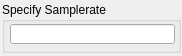
<?xml version="1.0" encoding="UTF-8"?>
<ui version="4.0">
 <class>Dialog_newValueLineedit</class>
 <widget class="QDialog" name="Dialog_newValueLineedit">
  <property name="geometry">
   <rect>
    <x>0</x>
    <y>0</y>
    <width>182</width>
    <height>56</height>
   </rect>
  </property>
  <property name="windowTitle">
   <string>Dialog</string>
  </property>
  <widget class="QGroupBox" name="groupBox_what">
   <property name="geometry">
    <rect>
     <x>2</x>
     <y>2</y>
     <width>179</width>
     <height>51</height>
    </rect>
   </property>
   <property name="autoFillBackground">
    <bool>true</bool>
   </property>
   <property name="title">
    <string>Specify Samplerate</string>
   </property>
   <widget class="QLineEdit" name="lineEdit">
    <property name="geometry">
     <rect>
      <x>8</x>
      <y>22</y>
      <width>165</width>
      <height>20</height>
     </rect>
    </property>
   </widget>
  </widget>
 </widget>
 <resources/>
 <connections>
  <connection>
   <sender>lineEdit</sender>
   <signal>returnPressed()</signal>
   <receiver>Dialog_newValueLineedit</receiver>
   <slot>newValueReturnPressed()</slot>
   <hints>
    <hint type="sourcelabel">
     <x>92</x>
     <y>33</y>
    </hint>
    <hint type="destinationlabel">
     <x>90</x>
     <y>27</y>
    </hint>
   </hints>
  </connection>
 </connections>
 <slots>
  <slot>newValueReturnPressed()</slot>
 </slots>
</ui>
